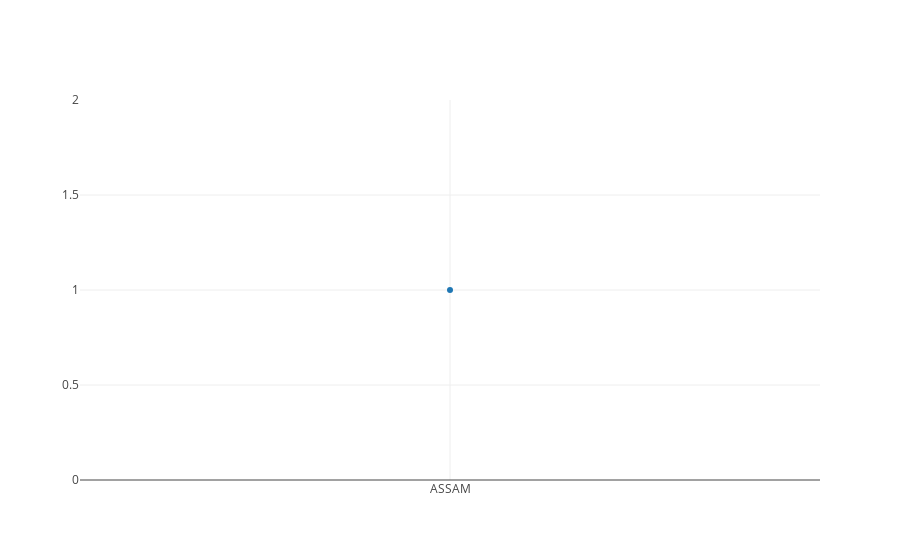

Notebook source saved alongside this figure:
### Code cell
iplot([Scatter(x=probabilities.keys(), y=probabilities)])

### Figure 1 — Plotly figure (JSON) as saved in the notebook; plotly's stock layout.template omitted (floating-point values rounded to 4 significant figures)
{"data": [{"type": "scatter", "uid": "a53c5f68-dc9e-11e8-9e52-10f00554a326", "x": ["ASSAM"], "y": [1]}], "layout": {}}
